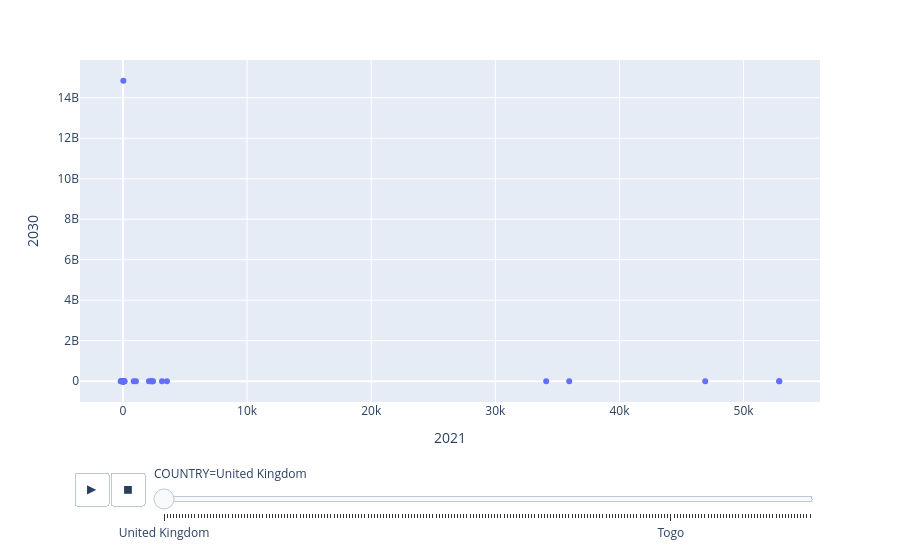

Source (notebook cell):
### Markdown cell above
<h4 style="font-size:10x; color:skyblue;">
4.23 Animated Trend Visualization (Plotly)</h4>

### Code cell
fig = px.scatter(
    df,
    x="1980",
    y="2030",
    animation_frame="COUNTRY"
)

fig.show()
